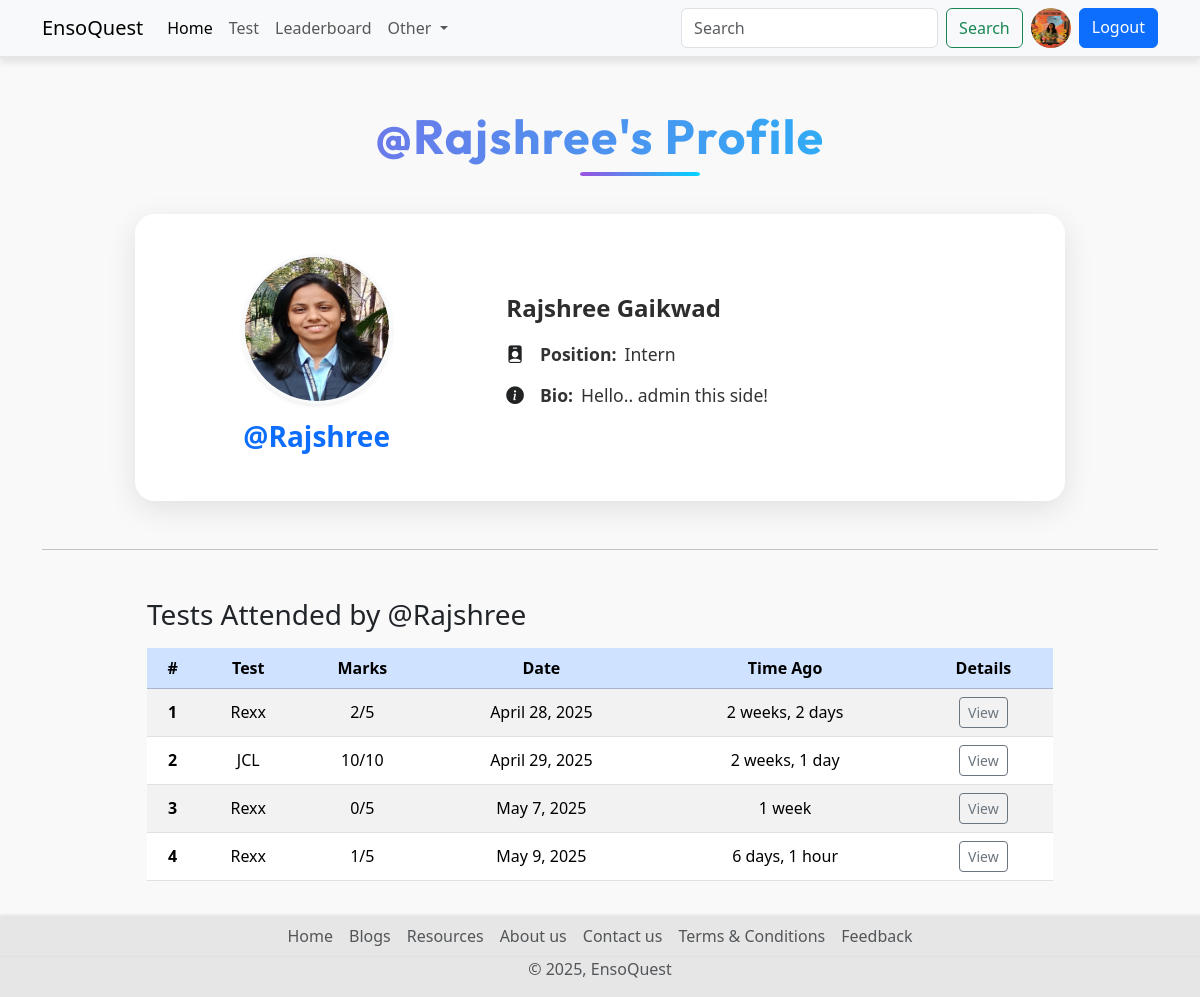
The app's page /user/profile/Rajshree (signed in), older data.
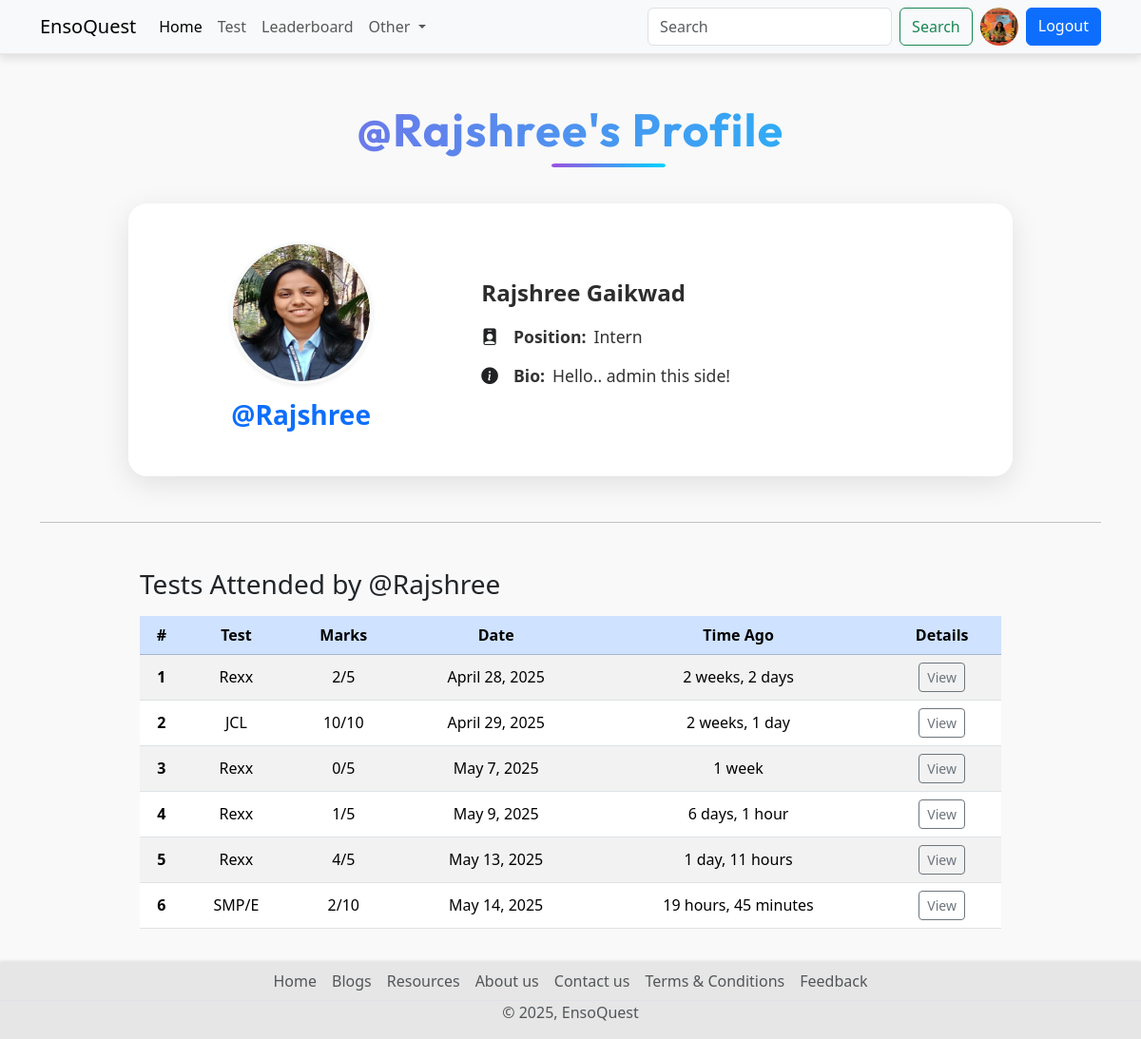
The same page, newer data.
### quiz/models.py (models this page shows, shortened)
class QuizSubmission(models.Model):
    user = models.ForeignKey(User, on_delete=models.CASCADE)
    quiz = models.ForeignKey(Quiz, on_delete=models.CASCADE)
    score = models.IntegerField()
    submitted_at = models.DateTimeField(auto_now_add=True)

class Quiz(models.Model):
    title = models.CharField(max_length=255)
    description = models.TextField()
    category = models.ForeignKey(Category, on_delete=models.CASCADE)
    quiz_file = models.FileField(upload_to='quiz/')
    created_at = models.DateTimeField(auto_now_add=True)
    updated_at = models.DateTimeField(auto_now=True)
    class Meta:
        verbose_name_plural = 'Tests'

class Question(models.Model):
    quiz = models.ForeignKey(Quiz,on_delete=models.CASCADE)
    text = models.TextField()

### account/views.py (the view)
# urls.py: path('profile/<str:username>', views.profile, name='profile'),
@login_required
def profile(request, username):
    user_object2 = get_object_or_404(User,username=username)
    user_profile2 =get_object_or_404(Profile,user=user_object2)
    submissions = QuizSubmission.objects.filter(user=user_object2)
    context = { "user_profile2": user_profile2, "submissions":submissions}
    return render(request,"profile.html", context)

### Templates/profile.html (shortened to what this page needs)
{% extends 'index.html' %}
{% block content %}
<h1 class="display-5 text-center my-5 title">@{{user_profile2.user.username}}'s Profile</h1>
<div class="container text-center">
  <div class="container my-5">
    <div class="row justify-content-center">
      <div class="col-md-10">
        <div class="profile-card text-start row align-items-center">
          <div class="col-md-4 text-center">
            <img src="{{user_profile2.profile_img.url}}" class="rounded-circle border border-3 border-light shadow-sm" width="150" height="150">
            <h3 class="mt-3 fw-bold text-primary">@{{user_profile2.user.username}}</h3>
          </div>
          <div class="col-md-8 user-meta ps-md-5 text-end text-md-start ms-md-auto">
            <h4>{{user_profile2.user.first_name|default:"Full name not available"}} {{user_profile2.user.last_name}}</h4>
            <p><i class="bi bi-person-badge-fill icon"></i><strong>Position:</strong> {{user_profile2.position|default:"Not available"}}</p>
            <p><i class="bi bi-info-circle-fill icon"></i><strong>Bio:</strong> {{user_profile2.bio|default:"No bio available"}}</p>
          </div>
        </div>
      </div>
    </div>
  </div>
  <hr class="my-5">
  <div class="container">
    <div class="row justify-content-center">
      <div class="col-lg-10">
        <h3 class="text-start mb-3">Tests Attended by @{{user_profile2.user.username}}</h3>
        <div class="table-responsive">
          <table class="table table-hover table-striped align-middle">
            <thead class="table-primary">
              <tr>
                <th scope="col">#</th>
                <th scope="col">Test</th>
                <th scope="col">Marks</th>
                <th scope="col">Date</th>
                <th scope="col">Time Ago</th>
                <th scope="col">Details</th>
              </tr>
            </thead>
            <tbody>
              {% for submission in submissions %}
              <tr>
                <th scope="row">{{forloop.counter}}</th>
                <td>{{submission.quiz.title|truncatewords:4}}</td>
                <td>{{submission.score}}/{{submission.quiz.question_set.all|length}}</td>
                <td>{{submission.submitted_at|date:"F j, Y"}}</td>
                <td>{{submission.submitted_at|timesince}}</td>
                <td>
                  <a href="{% url 'quiz_result' submission.id %}" class="btn btn-sm btn-outline-secondary">View</a>
                </td>
              </tr>
              {% empty %}
              <tr>
                <td colspan="6" class="text-center text-muted">No test submissions yet.</td>
              </tr>
              {% endfor %}
            </tbody>
          </table>
        </div>
      </div>
    </div>
  </div>
</div>
{% endblock content %}

Row changes from the older to the newer data that the page shows:
added QuizSubmission: quiz "Rexx", score "4", quiz.question_set.all|length "5", submitted_at "May 13, 2025", submitted_at "1 day, 11 hours"
added QuizSubmission: quiz "SMP/E", score "2", quiz.question_set.all|length "10", submitted_at "May 14, 2025", submitted_at "19 hours, 45 minutes"
